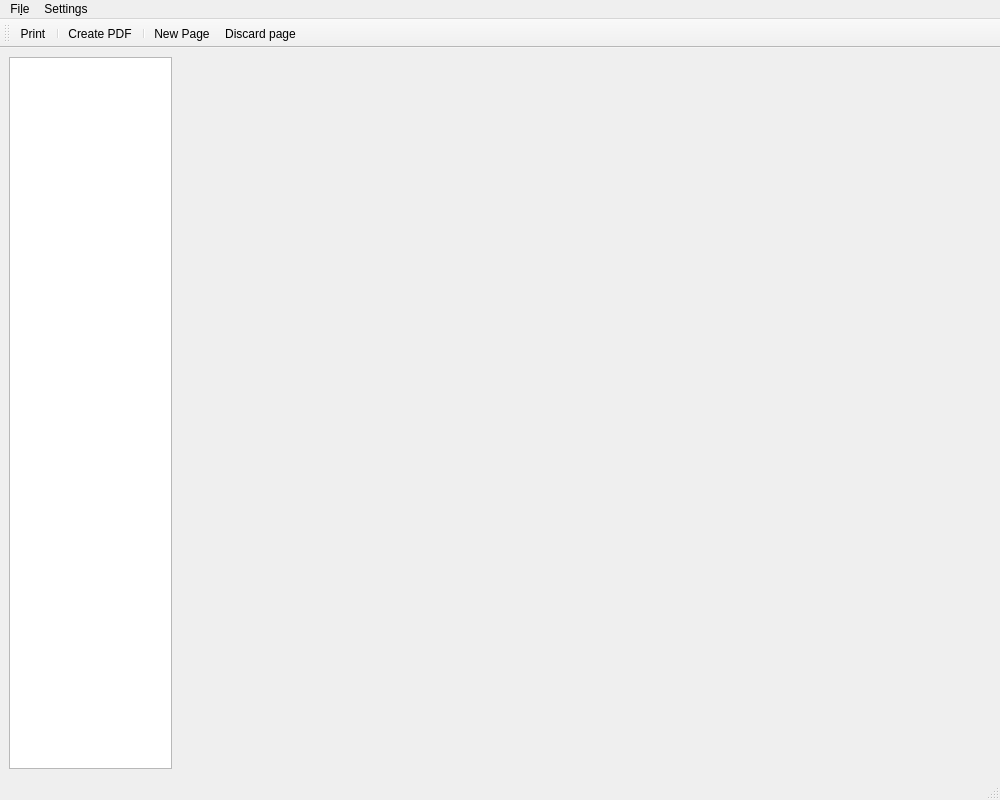
<?xml version="1.0" encoding="UTF-8"?>
<ui version="4.0">
 <class>main_window</class>
 <widget class="QMainWindow" name="main_window">
  <property name="geometry">
   <rect>
    <x>0</x>
    <y>0</y>
    <width>1000</width>
    <height>800</height>
   </rect>
  </property>
  <property name="windowTitle">
   <string>MTGProxyPrinter</string>
  </property>
  <property name="toolButtonStyle">
   <enum>Qt::ToolButtonFollowStyle</enum>
  </property>
  <widget class="QWidget" name="centralwidget">
   <layout class="QGridLayout" name="gridLayout">
    <item row="0" column="1" colspan="2">
     <widget class="AddCardWidget" name="add_card_widget" native="true"/>
    </item>
    <item row="0" column="0" rowspan="2">
     <widget class="DocumentView" name="document_view">
      <property name="sizePolicy">
       <sizepolicy hsizetype="Expanding" vsizetype="Expanding">
        <horstretch>4</horstretch>
        <verstretch>0</verstretch>
       </sizepolicy>
      </property>
      <property name="alternatingRowColors">
       <bool>true</bool>
      </property>
      <property name="selectionMode">
       <enum>QAbstractItemView::SingleSelection</enum>
      </property>
      <property name="selectionBehavior">
       <enum>QAbstractItemView::SelectRows</enum>
      </property>
     </widget>
    </item>
    <item row="1" column="1" colspan="2">
     <widget class="CurrentPageView" name="page_view" native="true">
      <property name="sizePolicy">
       <sizepolicy hsizetype="Expanding" vsizetype="Expanding">
        <horstretch>10</horstretch>
        <verstretch>4</verstretch>
       </sizepolicy>
      </property>
     </widget>
    </item>
   </layout>
  </widget>
  <widget class="QMenuBar" name="menubar">
   <property name="geometry">
    <rect>
     <x>0</x>
     <y>0</y>
     <width>1000</width>
     <height>30</height>
    </rect>
   </property>
   <widget class="QMenu" name="menuFile">
    <property name="title">
     <string>Fi&amp;le</string>
    </property>
    <addaction name="action_print"/>
    <addaction name="action_print_pdf"/>
    <addaction name="separator"/>
    <addaction name="action_quit"/>
   </widget>
   <widget class="QMenu" name="menuSettings">
    <property name="title">
     <string>Settings</string>
    </property>
    <addaction name="action_show_settings"/>
    <addaction name="action_download_card_data"/>
   </widget>
   <addaction name="menuFile"/>
   <addaction name="menuSettings"/>
  </widget>
  <widget class="QStatusBar" name="statusbar"/>
  <widget class="QToolBar" name="toolBar">
   <property name="windowTitle">
    <string>toolBar</string>
   </property>
   <attribute name="toolBarArea">
    <enum>TopToolBarArea</enum>
   </attribute>
   <attribute name="toolBarBreak">
    <bool>false</bool>
   </attribute>
   <addaction name="action_print"/>
   <addaction name="separator"/>
   <addaction name="action_print_pdf"/>
   <addaction name="separator"/>
   <addaction name="action_new_page"/>
   <addaction name="action_discard_page"/>
  </widget>
  <action name="action_quit">
   <property name="icon">
    <iconset theme="application-exit">
     <normaloff>.</normaloff>.</iconset>
   </property>
   <property name="text">
    <string>&amp;Quit</string>
   </property>
   <property name="shortcut">
    <string>Ctrl+Q</string>
   </property>
   <property name="menuRole">
    <enum>QAction::QuitRole</enum>
   </property>
  </action>
  <action name="action_print">
   <property name="icon">
    <iconset theme="document-print-direct">
     <normaloff>.</normaloff>.</iconset>
   </property>
   <property name="text">
    <string>&amp;Print</string>
   </property>
   <property name="toolTip">
    <string>Print all pages</string>
   </property>
   <property name="shortcut">
    <string>Ctrl+P</string>
   </property>
  </action>
  <action name="action_print_pdf">
   <property name="icon">
    <iconset theme="document-print">
     <normaloff>.</normaloff>.</iconset>
   </property>
   <property name="text">
    <string>&amp;Create PDF</string>
   </property>
   <property name="toolTip">
    <string>Create a PDF document</string>
   </property>
   <property name="shortcut">
    <string>Ctrl+S</string>
   </property>
  </action>
  <action name="action_discard_page">
   <property name="icon">
    <iconset theme="document-close">
     <normaloff>.</normaloff>.</iconset>
   </property>
   <property name="text">
    <string>Discard page</string>
   </property>
   <property name="toolTip">
    <string>Discard this page.</string>
   </property>
  </action>
  <action name="action_show_settings">
   <property name="icon">
    <iconset theme="configure">
     <normaloff>.</normaloff>.</iconset>
   </property>
   <property name="text">
    <string>Settings</string>
   </property>
  </action>
  <action name="action_download_card_data">
   <property name="icon">
    <iconset theme="edit-download">
     <normaloff>.</normaloff>.</iconset>
   </property>
   <property name="text">
    <string>Download card data</string>
   </property>
  </action>
  <action name="action_new_page">
   <property name="icon">
    <iconset theme="document-new">
     <normaloff>.</normaloff>.</iconset>
   </property>
   <property name="text">
    <string>New Page</string>
   </property>
   <property name="toolTip">
    <string>Add a new, empty page.</string>
   </property>
  </action>
 </widget>
 <customwidgets>
  <customwidget>
   <class>DocumentView</class>
   <extends>QListView</extends>
   <header>mtg_proxy_printer.ui.document_view</header>
  </customwidget>
  <customwidget>
   <class>AddCardWidget</class>
   <extends>QWidget</extends>
   <header>mtg_proxy_printer.ui.add_card</header>
   <container>1</container>
  </customwidget>
  <customwidget>
   <class>CurrentPageView</class>
   <extends>QWidget</extends>
   <header>mtg_proxy_printer.ui.current_page_view</header>
   <container>1</container>
  </customwidget>
 </customwidgets>
 <tabstops>
  <tabstop>document_view</tabstop>
 </tabstops>
 <resources/>
 <connections/>
</ui>
